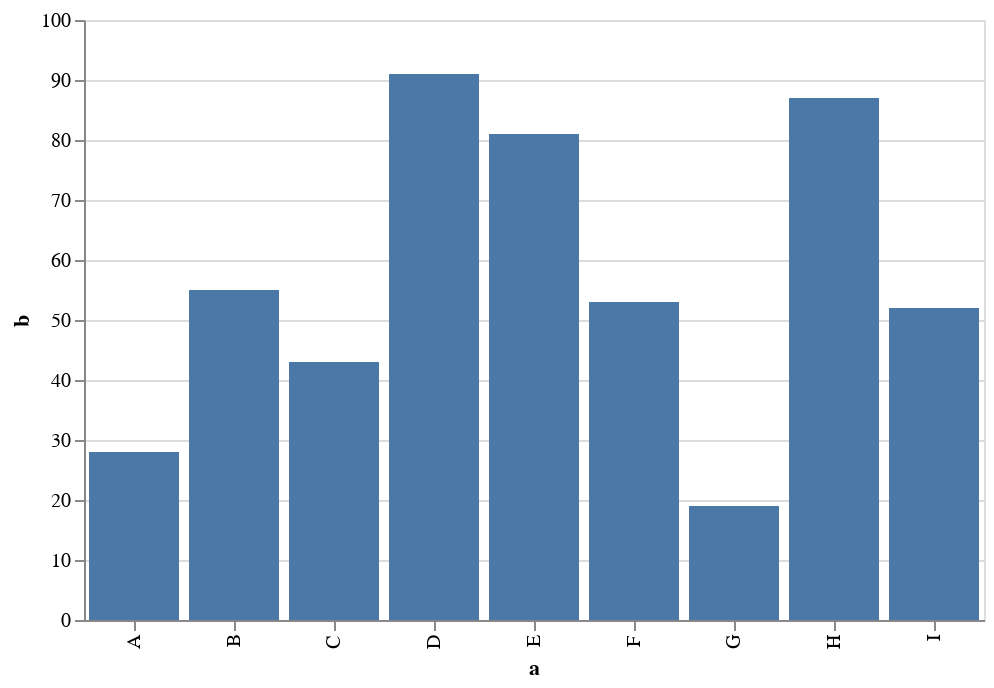

Notebook code for this chart:
### Markdown cell above
# Placeholder Notebook
_Delete this notebook and create your own_

### Code cell
import altair as alt
import pandas as pd

source = pd.DataFrame({
    'a': ['A', 'B', 'C', 'D', 'E', 'F', 'G', 'H', 'I'],
    'b': [28, 55, 43, 91, 81, 53, 19, 87, 52]
})

alt.Chart(source).mark_bar().encode(
    x='a',
    y='b'
).properties(width=450)

### Figure 1 — Vega-Lite specification as saved in the notebook (floating-point values rounded to 4 significant figures)
{"config": {"view": {"continuousWidth": 400, "continuousHeight": 300}}, "data": {"name": "data-c2a3e89ba9d5d1687d5e8c28d630a033"}, "mark": "bar", "encoding": {"x": {"type": "nominal", "field": "a"}, "y": {"type": "quantitative", "field": "b"}}, "width": 450, "$schema": "https://vega.github.io/schema/vega-lite/v4.0.2.json", "datasets": {"data-c2a3e89ba9d5d1687d5e8c28d630a033": [{"a": "A", "b": 28}, {"a": "B", "b": 55}, {"a": "C", "b": 43}, {"a": "D", "b": 91}, {"a": "E", "b": 81}, {"a": "F", "b": 53}, {"a": "G", "b": 19}, {"a": "H", "b": 87}, {"a": "I", "b": 52}]}}
